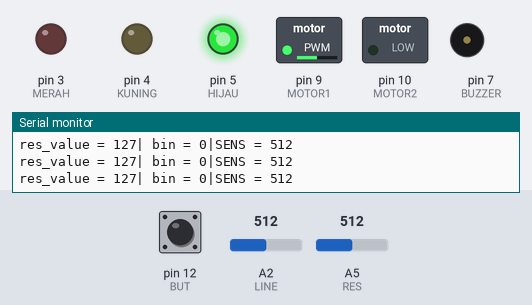
Simulated run of this sketch. Board: Arduino Uno, built with avr-gcc and run on an emulated ATmega328P. Shown: switched loads named in the sketch (green lamp = pin HIGH), output pins drawn as LEDs (lit = HIGH), buzzer (waves = sounding, pin HIGH), the last lines printed to the serial monitor. Dashed ring = blinking. The inputs (shaded band) are chosen by the test bench; at power-on: pin 12 (BUT) LOW, A2 (LINE) = 512, A5 (RES) = 512.

Above: at 1.2 s.
1.3 s: pin 12 (BUT) pulled HIGH for 1 s
At 3.0 s:
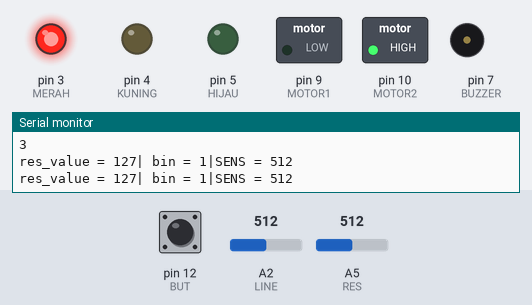
3.9 s: A2 (LINE) set to 484
At 4.3 s:
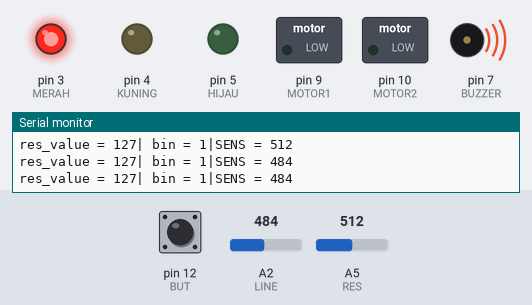
5.4 s: pin 12 (BUT) pulled HIGH for 3.2 s
At 5.63 s:
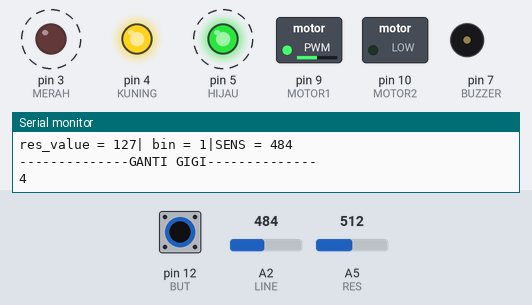
10.1 s: A2 (LINE) set to 510
At 10.4 s:
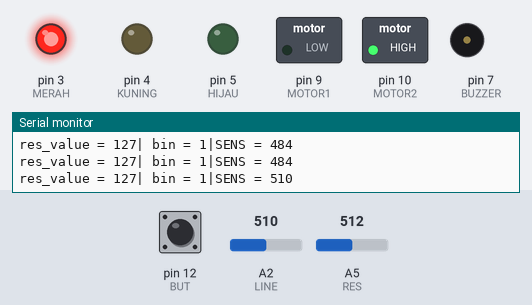
11.6 s: A2 (LINE) set to 490
At 12.8 s:
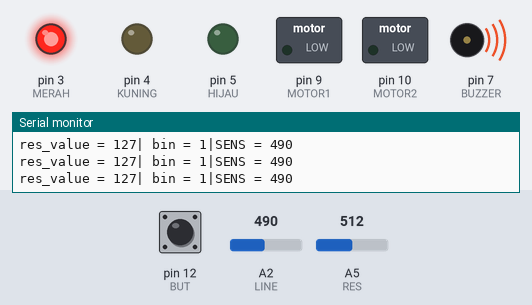
13.1 s: pin 12 (BUT) driven HIGH
At 13.63 s:
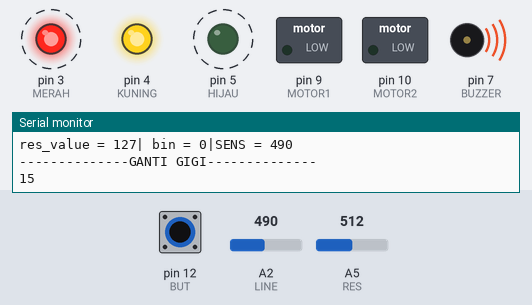
Timing chart, 0 to 17.1 s (numbered marks = the images above; inputs shaded):
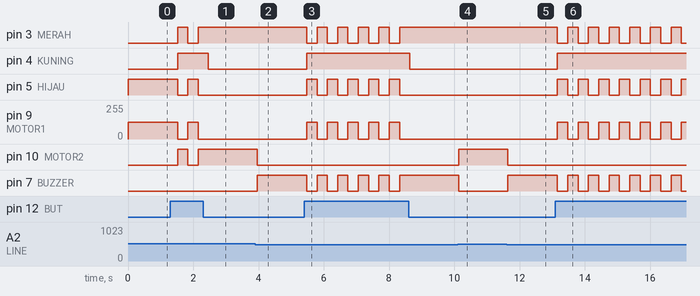

Measured:
- the behaviour switches between 500 and 499 on A2 (LINE) (found by bisection; images 1 and 2)
- after the input at 1.3 s, pin 3 (MERAH): LOW → HIGH after 0.22 s, → LOW 0.32 s later, → HIGH 0.32 s later; pin 4 (KUNING): LOW → HIGH after 0.22 s, → LOW 0.93 s later
- after the input at 3.9 s, pin 10 (MOTOR2): HIGH → LOW after 0.06 s; pin 7 (BUZZER): LOW → HIGH after 0.06 s
- after the input at 5.4 s, pin 3 (MERAH): alternates HIGH for 0.32 s and LOW for 0.32 s, 10 changes in all, then stays HIGH, starting after 0.08 s; pin 4 (KUNING): LOW → HIGH after 0.08 s, → LOW 3.1 s later
- after the input at 10.1 s, pin 10 (MOTOR2): LOW → HIGH at once; pin 7 (BUZZER): HIGH → LOW at once
- after the input at 11.6 s, pin 10 (MOTOR2): HIGH → LOW at once; pin 7 (BUZZER): LOW → HIGH at once
- after the input at 13.1 s, pin 3 (MERAH), pin 5 (HIJAU), pin 7 (BUZZER): alternates HIGH for 0.32 s and LOW for 0.32 s, starting after 0.06 s; pin 4 (KUNING): LOW → HIGH after 0.06 s; pin 9 (MOTOR1): alternates 127/255 for 0.32 s and 0/255 for 0.32 s, starting after 0.06 s

The sketch:

ParkingSensor.ino
```cpp
int HIJAU=5;
int KUNING=4;
int MERAH=3;
int LINE=A2;
int BUZZER=7;
int BUT=12;
int MOTOR1=9;
int MOTOR2=10;
int count;
int bin;
int res_value;
int RES=A5;

void setup()
{
 pinMode (HIJAU,OUTPUT);
 pinMode (KUNING,OUTPUT);
 pinMode (MERAH,OUTPUT);
 pinMode (BUZZER,OUTPUT);
 pinMode (MOTOR1,OUTPUT);
 pinMode (MOTOR2,OUTPUT);
 pinMode (BUT,INPUT);
 pinMode (LINE,INPUT);
 pinMode (RES,INPUT);
 Serial.begin(9600);
}

void loop()
{
  int keadaan=digitalRead(BUT);
  int sens=analogRead(LINE);
  int res_value=analogRead(RES);
  res_value = map(res_value, 0, 1023, 0, 255);
  Serial.print("res_value = ");
  Serial.print(res_value);
  Serial.print("| bin = ");
  Serial.print(bin);
  Serial.print("|SENS = ");
  Serial.println(sens);

  if(keadaan==HIGH)
  {
    Serial.println("--------------GANTI GIGI--------------");
    count++;
    Serial.println(count);
    digitalWrite(KUNING, HIGH);
  }
  else
  {
    digitalWrite(KUNING, LOW);
  }
  bin=count%2;

  if (bin==0)
  {
    digitalWrite(BUZZER, LOW);
    digitalWrite(HIJAU,HIGH);
    digitalWrite(MERAH,LOW);
    analogWrite (MOTOR1,res_value);
    digitalWrite(MOTOR2,LOW);
  }
  else if (bin==1)
  {
    digitalWrite(MERAH,HIGH);
    digitalWrite(HIJAU,LOW);
    if (sens<500)
    {
      digitalWrite(BUZZER,HIGH);
      analogWrite (MOTOR1,0);
      analogWrite (MOTOR2,0);
    }
    else
    {
      digitalWrite(BUZZER, LOW);
      digitalWrite(MOTOR1,LOW);
      analogWrite (MOTOR2,255);
    }
  }
  delay(300);
}
```
